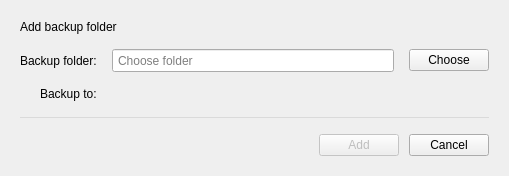
<?xml version="1.0" encoding="UTF-8"?>
<ui version="4.0">
 <class>AddBackupDialog</class>
 <widget class="QDialog" name="AddBackupDialog">
  <property name="geometry">
   <rect>
    <x>0</x>
    <y>0</y>
    <width>509</width>
    <height>176</height>
   </rect>
  </property>
  <property name="windowTitle">
   <string>Add backup folder</string>
  </property>
  <property name="styleSheet">
   <string notr="true">#macOSBigSurTitleLabel
{
  color: #242424;
  font-family: &quot;SF Pro Text&quot;;
  font-size: 14px;
}

#gbBackupLocation
{
  border: 1px solid rgba(0,0,0,0.1);
  border-radius: 8px;
  background-color: rgba(0,0,0,0.05);
}

#gbBackupLocation
{
 margin-right: 5px;
}

#folderLineEdit
{
padding-left:3px;
}

#formLabel_1, #formLabel_2
{
  color: #242424;
  font-family: &quot;SF Pro Text&quot;;
  font-size: 13px;
}

#backupToLabel
{
  color: #333333;
  font-family: &quot;Helvetica Neue&quot;;
  font-size: 12px;
}</string>
  </property>
  <layout class="QVBoxLayout" name="verticalLayout">
   <property name="spacing">
    <number>15</number>
   </property>
   <property name="leftMargin">
    <number>20</number>
   </property>
   <property name="topMargin">
    <number>20</number>
   </property>
   <property name="rightMargin">
    <number>20</number>
   </property>
   <property name="bottomMargin">
    <number>20</number>
   </property>
   <item>
    <widget class="QLabel" name="embeddedTitleLabel">
     <property name="styleSheet">
      <string notr="true"/>
     </property>
     <property name="text">
      <string>Add backup folder</string>
     </property>
    </widget>
   </item>
   <item>
    <layout class="QGridLayout" name="gridLayout">
     <property name="bottomMargin">
      <number>0</number>
     </property>
     <property name="verticalSpacing">
      <number>15</number>
     </property>
     <item row="0" column="0">
      <widget class="QLabel" name="label_2">
       <property name="text">
        <string>Backup folder:</string>
       </property>
      </widget>
     </item>
     <item row="0" column="1">
      <widget class="QLineEdit" name="folderLineEdit">
       <property name="minimumSize">
        <size>
         <width>200</width>
         <height>23</height>
        </size>
       </property>
       <property name="maximumSize">
        <size>
         <width>16777215</width>
         <height>23</height>
        </size>
       </property>
       <property name="readOnly">
        <bool>true</bool>
       </property>
       <property name="placeholderText">
        <string>Choose folder</string>
       </property>
      </widget>
     </item>
     <item row="0" column="2">
      <widget class="QPushButton" name="changeButton">
       <property name="text">
        <string>Choose</string>
       </property>
      </widget>
     </item>
     <item row="1" column="0" alignment="Qt::AlignRight|Qt::AlignTop">
      <widget class="QLabel" name="label_3">
       <property name="text">
        <string>Backup to:</string>
       </property>
       <property name="alignment">
        <set>Qt::AlignLeading|Qt::AlignLeft|Qt::AlignVCenter</set>
       </property>
      </widget>
     </item>
     <item row="1" column="1" colspan="2" alignment="Qt::AlignTop">
      <widget class="QLabel" name="backupToLabel">
       <property name="text">
        <string/>
       </property>
       <property name="textInteractionFlags">
        <set>Qt::LinksAccessibleByMouse|Qt::TextSelectableByMouse</set>
       </property>
      </widget>
     </item>
    </layout>
   </item>
   <item>
    <widget class="Line" name="line">
     <property name="styleSheet">
      <string notr="true">*{
color:#dadada;
}</string>
     </property>
     <property name="frameShadow">
      <enum>QFrame::Plain</enum>
     </property>
     <property name="orientation">
      <enum>Qt::Horizontal</enum>
     </property>
    </widget>
   </item>
   <item>
    <layout class="QHBoxLayout" name="horizontalLayout_2">
     <property name="spacing">
      <number>10</number>
     </property>
     <property name="topMargin">
      <number>0</number>
     </property>
     <property name="bottomMargin">
      <number>0</number>
     </property>
     <item>
      <spacer name="horizontalSpacer">
       <property name="orientation">
        <enum>Qt::Horizontal</enum>
       </property>
       <property name="sizeHint" stdset="0">
        <size>
         <width>40</width>
         <height>20</height>
        </size>
       </property>
      </spacer>
     </item>
     <item>
      <widget class="QPushButton" name="addButton">
       <property name="enabled">
        <bool>false</bool>
       </property>
       <property name="text">
        <string>Add</string>
       </property>
       <property name="default">
        <bool>true</bool>
       </property>
      </widget>
     </item>
     <item>
      <widget class="QPushButton" name="cancelButton">
       <property name="text">
        <string>Cancel</string>
       </property>
      </widget>
     </item>
    </layout>
   </item>
  </layout>
 </widget>
 <resources/>
 <connections/>
</ui>
